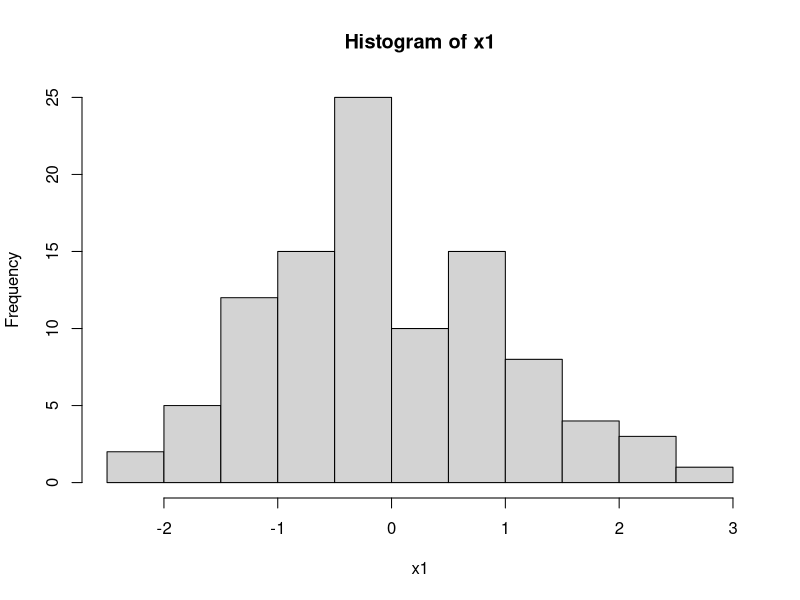
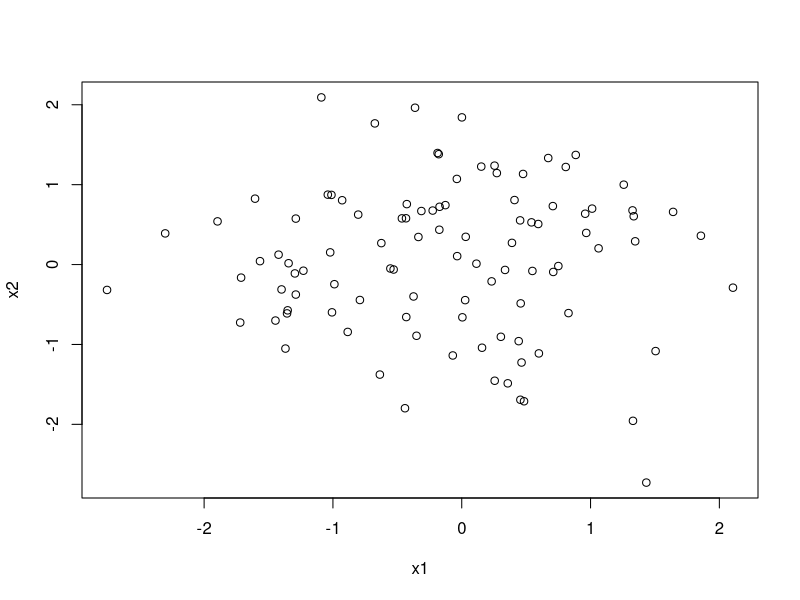
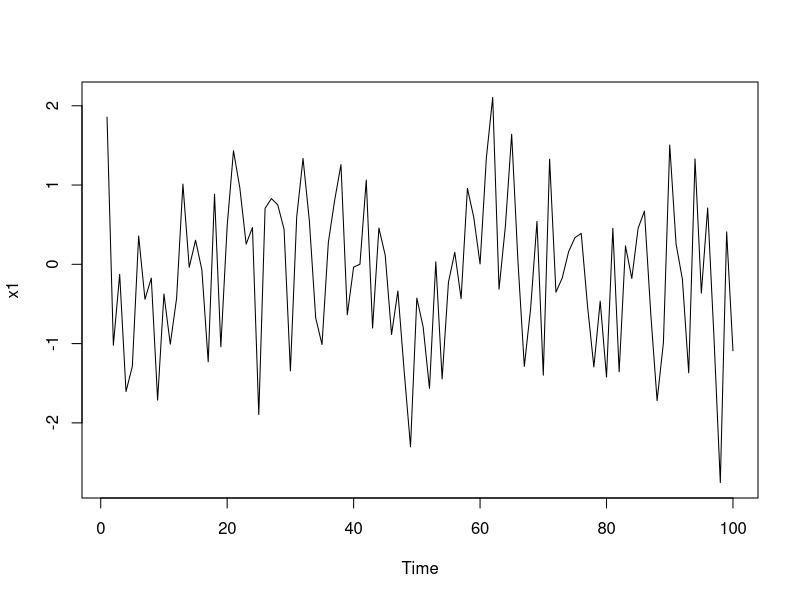
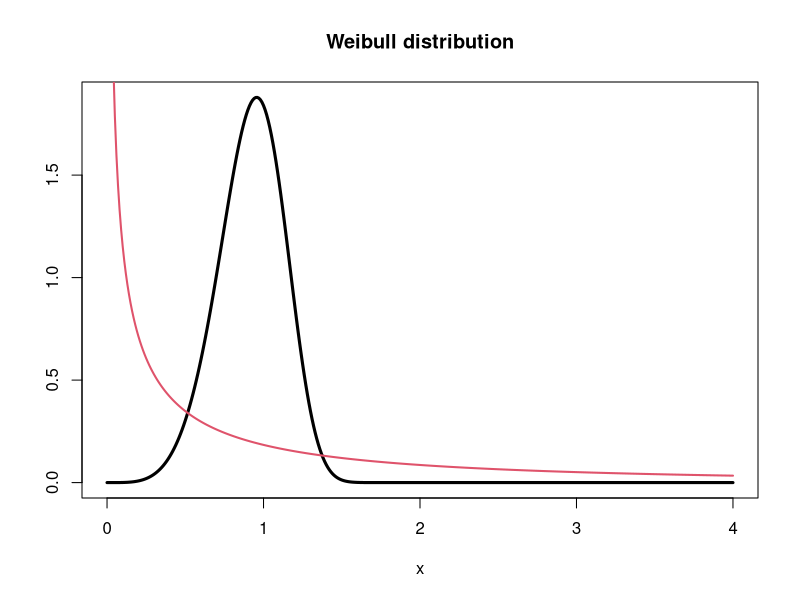

Here is the R script that generated these plots, in order: (Note: this script raises an error after producing the figures.)

#### Basic Calculations with R #####
4+5
4*5
10%%3 #mod(3)#
4*5%%3
(4*5)%%3

##### objects: list, column vector, matrix #############
A<-matrix(,nr=2,nc=3)
A
A[1,1]<-1
A[1,2]<-3
A[1,3]<-0.5
A[2,1]<-4
A[2,2]<-5
A[2,3]<-10
A
A[,1] # first column #
A[1,] #first row #
n<-10
x<-rep(1,n)
y<-c(1,3,4)
z<-seq(-5,5,0.1)
help(seq)
1:n
n:1
####### random numbers #############
#####rnorm, rexp, rgamma, rpois, rweibull, rcauchy ###
#### rbeta, rt, rchisq, rbinom, rgeom, rlnnorm #####
### rnbin, runif, rwilcox ####
help(rnorm)
x1<-rnorm(100)
x1
sd(x1)
mean(x1)
help(mean)
hist(x1)
x2<-rnorm(100)
x1<-rnorm(100)
x11()
plot(x1,x2)
ts.plot(x1)

### pictures of densities #####
#help(rweibull)
xx<-seq(0,4,0.01)
plot(xx,dweibull(xx,5,1),"l",main="Weibull distribution",xlab="x",ylab="",col=1,lwd=3)
lines(xx,dweibull(xx,0.5,1),lwd=2,col=2)
legend(locator(n=1),legend=c("shape=5,scale=1","shape=0.5,scale=1"),lwd=2,col=1:2)

#help(plot)
#help(legend)


############ own generator ################
## the single steps ######
n<-10
rand<-rep(NA,n) ### reserve the space for the new sample #####
a<-1
b<-2
M<-13
seed<-2
rand[1]<-seed
rand[2]<- (a*rand[1]+b)%%M
rand 
#### introduce a loop #####
for(i in 3:n)
{
	rand[i]<-(rand[i-1]*a+b)%%M
}
rand
rand/M

################ define a function #######################
random<-function(seed,n,M,a,b)
{
	rand<-rep(NA,n);
	rand[1]<-seed;
	for(i in 2:n)
	{
	rand[i]<-(rand[i-1]*a+b)%%M
	};
	return(rand/M)
}
U<-random(2,10,13,1,2)
U
x11()# new window#
U2<-random(2,100,13,1,2)
plot.ts(U2)
hist(U2)
plot(U2[1:99],U2[2:100])

########## usual tests ####################
#help(ks.test)
ks.test(U2,"punif")
#help(chisq.test)
hist(U2)
str(hist(U2))

chisq.test(hist(U2,plot=F)$counts)


#help(shapiro.test)
Z<-rnorm(100)
Z

shapiro.test(Z)
#help(ks.test)
ks.test(Z,"pnorm")
########## chisquare test goodness of fit ##################
help(hist)
x50<-rnorm(50,3,sqrt(2))
H1<-hist(x50,freq=F,xlim=c(-3,8))
H1
#str(hist(x50))

b<-hist(x50,plot=F)$breaks
p<-rep(1,length(b)-1)
l<-length(b)
for (i in 1:(l-1))
	{
	p[i]<-pnorm(b[i+1],3,sqrt(2))-pnorm(b[i],3,sqrt(2))
	}
length(p)
sum(p)
p1<-p/sum(p)
points(hist(x50,freq=F,plot=F)$mids,p1,"h",col=2,lwd=4)
chisq.test(hist(x50,plot=F)$counts,p=p1)
xxx<-seq(-3,8,0.001)
lines(xxx,dnorm(xxx,3,sqrt(2)),lwd=2,col=3)



